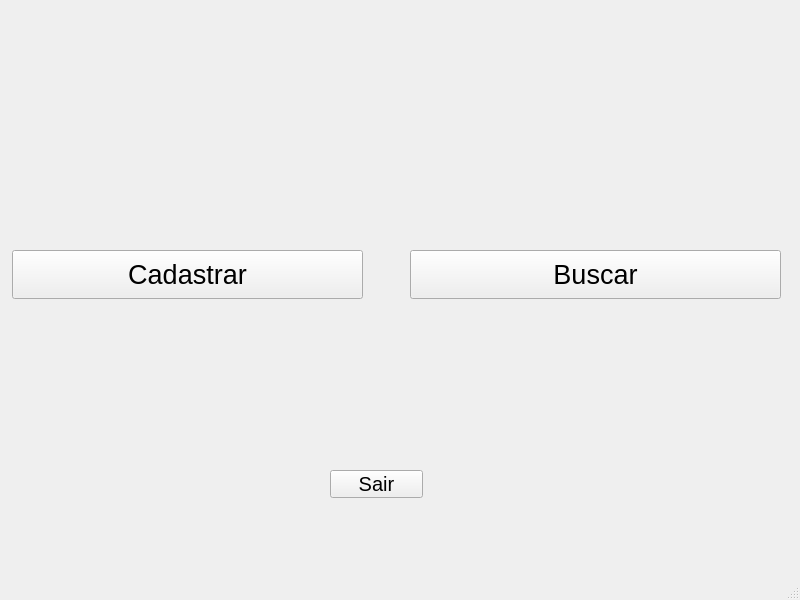
<?xml version="1.0" encoding="UTF-8"?>
<ui version="4.0">
 <class>MainWindow</class>
 <widget class="QMainWindow" name="MainWindow">
  <property name="geometry">
   <rect>
    <x>0</x>
    <y>0</y>
    <width>800</width>
    <height>600</height>
   </rect>
  </property>
  <property name="windowTitle">
   <string>MainWindow</string>
  </property>
  <widget class="QWidget" name="centralwidget">
   <widget class="QPushButton" name="pushButton_2">
    <property name="geometry">
     <rect>
      <x>410</x>
      <y>250</y>
      <width>371</width>
      <height>49</height>
     </rect>
    </property>
    <property name="font">
     <font>
      <pointsize>20</pointsize>
     </font>
    </property>
    <property name="text">
     <string>Buscar</string>
    </property>
   </widget>
   <widget class="QPushButton" name="pushButton">
    <property name="geometry">
     <rect>
      <x>12</x>
      <y>250</y>
      <width>351</width>
      <height>49</height>
     </rect>
    </property>
    <property name="font">
     <font>
      <pointsize>20</pointsize>
     </font>
    </property>
    <property name="text">
     <string>Cadastrar</string>
    </property>
   </widget>
   <widget class="QPushButton" name="pushButton_3">
    <property name="geometry">
     <rect>
      <x>330</x>
      <y>470</y>
      <width>93</width>
      <height>28</height>
     </rect>
    </property>
    <property name="font">
     <font>
      <pointsize>15</pointsize>
     </font>
    </property>
    <property name="text">
     <string>Sair</string>
    </property>
   </widget>
  </widget>
  <widget class="QMenuBar" name="menubar">
   <property name="geometry">
    <rect>
     <x>0</x>
     <y>0</y>
     <width>800</width>
     <height>26</height>
    </rect>
   </property>
  </widget>
  <widget class="QStatusBar" name="statusbar"/>
 </widget>
 <resources/>
 <connections/>
</ui>
